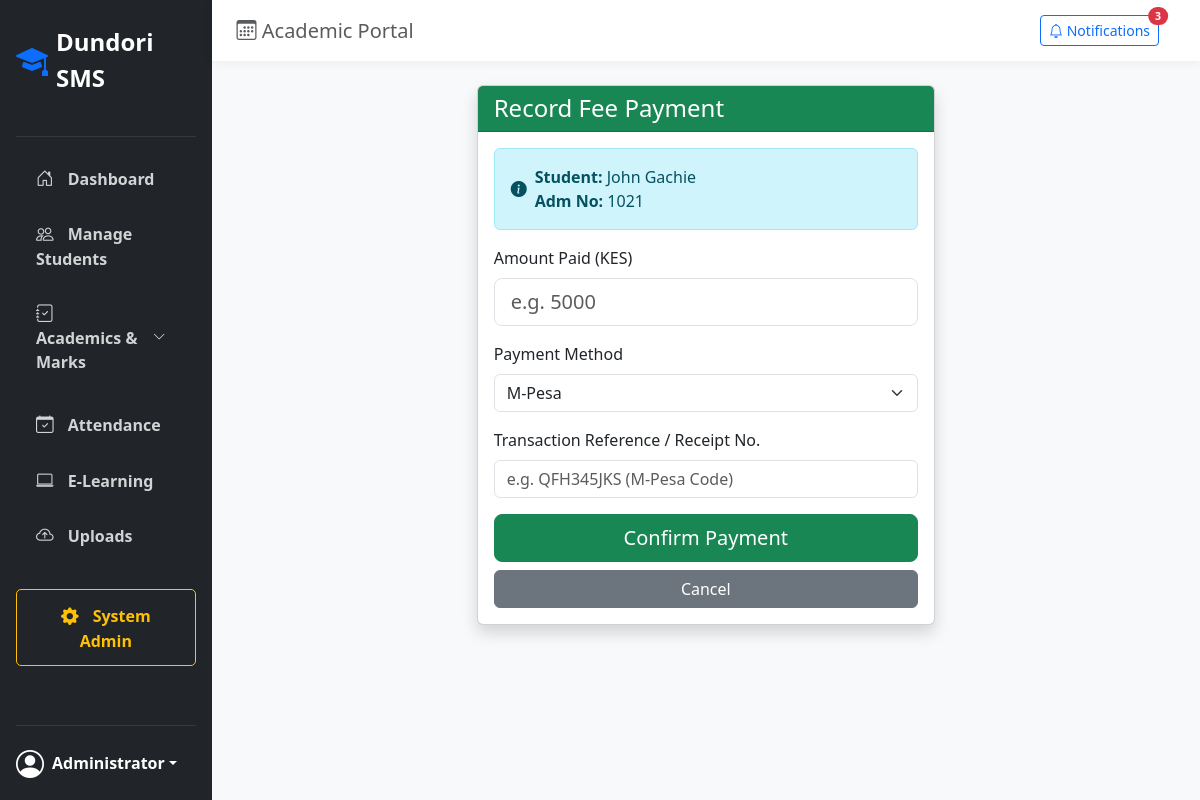
/finance/pay/1/ (signed in), run on the app's committed database.
### students/models.py (models this page shows, shortened)
class Student(models.Model):
    SYSTEM_CHOICES = [
        ('CBC', 'CBC (Grade 10-12)'),
        ('844', '8-4-4 (Form 3-4)'),
    ]
    GENDER_CHOICES = [
        ('M', 'Male'),
        ('F', 'Female'),
    ]
    STATUS_CHOICES = [
        ('ACTIVE', 'Active'),
        ('INACTIVE', 'Inactive'),
    ]
    CLASS_CHOICES = [
        ('Grade 10', 'Grade 10'),
        ('Grade 11', 'Grade 11'),
        ('Grade 12', 'Grade 12'),
        ('Form 3', 'Form 3'),
        ('Form 4', 'Form 4'),
    ]
    PATHWAY_CHOICES = [
        ('STEM', 'STEM (Science, Tech, Engineering, Math)'),
        ('ARTS', 'Arts and Sports Science'),
        ('SOCIAL', 'Social Sciences'),
    ]
    admission_number = models.CharField(max_length=20, unique=True)
    first_name = models.CharField(max_length=50)
    last_name = models.CharField(max_length=50)
    gender = models.CharField(max_length=1, choices=GENDER_CHOICES)
    date_of_birth = models.DateField()
    passport_photo = models.ImageField(upload_to='student_photos/', blank=True, null=True)
    curriculum = models.CharField(max_length=5, choices=SYSTEM_CHOICES, default='CBC')
    current_class = models.CharField(max_length=20, choices=CLASS_CHOICES)
    cbc_pathway = models.ForeignKey('academics.CBCPathway', on_delete=models.SET_NULL, null=True, blank=True, help_text="Only needed for Grade 10-12 students")
    parent_name = models.CharField(max_length=100)
    parent_phone = models.CharField(max_length=15)
    parent_email = models.EmailField(blank=True, null=True)
    status = models.CharField(max_length=10, choices=STATUS_CHOICES, default='ACTIVE')
    admission_date = models.DateField(auto_now_add=True)

### finance/views.py (the view, shortened to what this page needs)
# urls.py: path('pay/<int:student_id>/', views.record_payment, name='record_payment'),
@login_required
def record_payment(request, student_id):
    student = get_object_or_404(Student, id=student_id)
    return render(request, 'finance/record_payment.html', {'student': student})

### templates/finance/record_payment.html (shortened to what this page needs)
{% extends 'base.html' %}
{% block content %}
<div class="row justify-content-center">
    <div class="col-md-6">
        <div class="card shadow">
            <div class="card-header bg-success text-white">
                <h4 class="mb-0">Record Fee Payment</h4>
            </div>
            <div class="card-body">
                <div class="alert alert-info d-flex align-items-center">
                    <i class="bi bi-info-circle-fill me-2"></i>
                    <div>
                        <strong>Student:</strong> {{ student.first_name }} {{ student.last_name }}<br>
                        <strong>Adm No:</strong> {{ student.admission_number }}
                    </div>
                </div>
                <form method="POST">
                    <div class="mb-3">
                        <label class="form-label">Amount Paid (KES)</label>
                        <input type="number" name="amount" class="form-control form-control-lg" placeholder="e.g. 5000" required>
                    </div>
                    <div class="mb-3">
                        <label class="form-label">Payment Method</label>
                        <select name="method" class="form-select">
                            <option value="MPESA">M-Pesa</option>
                        </select>
                    </div>
                    <div class="mb-3">
                        <label class="form-label">Transaction Reference / Receipt No.</label>
                        <input type="text" name="ref" class="form-control" placeholder="e.g. QFH345JKS (M-Pesa Code)">
                    </div>
                    <div class="d-grid gap-2">
                        <button type="submit" class="btn btn-success btn-lg">Confirm Payment</button>
                        <a href="{% url 'finance_dashboard' %}" class="btn btn-secondary">Cancel</a>
                    </div>
                </form>
            </div>
        </div>
    </div>
</div>
{% endblock %}

### templates/base.html (style rules this page uses)
body { background-color: #f8f9fa; font-family: 'Segoe UI', Tahoma, Geneva, Verdana, sans-serif; }

### data on the page
Student: first_name "John", last_name "Gachie", admission_number "1021"
